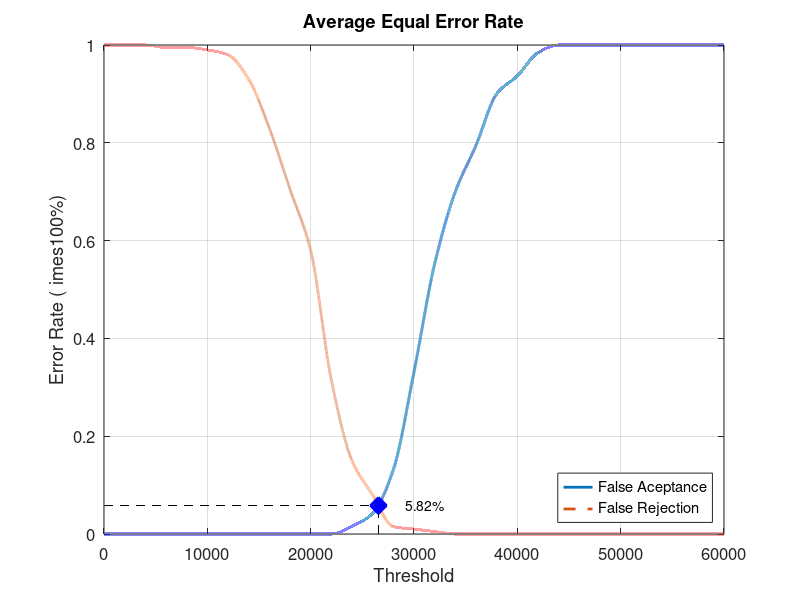
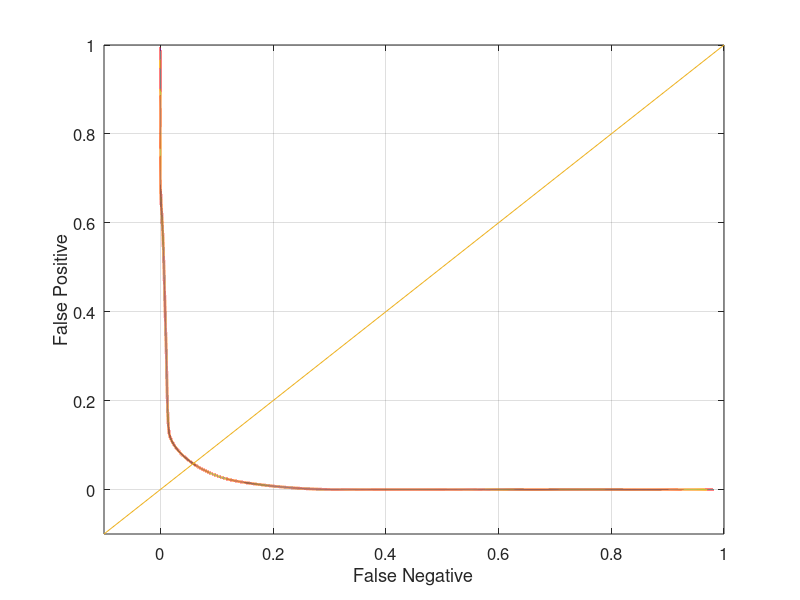

Source code (MATLAB) for these figures, in order:
close all;
clear;
clc;
x = 0:2000:60000;
xq = 0:0.5:60000;

y0 = [0 0 0 0 0 0 0 0 0 0 0 0 0.0157895 0.0421053 0.131579 0.331579 0.552632 0.7 0.794737 0.9 0.936842 0.984211 1 1 1 1 1 1 1 1 1]
yy0 = interp1(x, y0, xq, 'pchip');
y1 = [1 1 1 0.995 0.995 0.99 0.98 0.93 0.83 0.705 0.58 0.315 0.15 0.08 0.015 0.01 0.005 0 0 0 0 0 0 0 0 0 0 0 0 0 0]
yy1 = interp1(x, y1, xq, 'pchip');

% Calculating EER: 
y2 = abs(y0 - y1);
find(y2 == min(y2))
yy2 = abs(yy0 - yy1);
xEER = find(yy2 == min(yy2));
xEERIndex = xq(xEER) % X-axis EER
yEER = yy0(xEER) % Y-axis EER

main = figure
plot(xq, yy0,'-','LineWidth', 2);	hold on
plot(xq, yy1,'--','LineWidth', 2);	hold on
plot([xEERIndex xEERIndex], [0 yEER], 'k--');	hold on
plot([0 xEERIndex], [yEER yEER], 'k--');	hold on
plot(xEERIndex, yEER, 'bx', 'LineWidth', 10);	hold on
text(xEERIndex + 10 * xEERIndex / 100, yEER, [num2str(round((10000 * yEER)) / 100) '%'])
legend('False Aceptance', 'False Rejection', 'Location', 'SouthEast')
xlabel('Threshold')
ylabel('Error Rate (	imes100%)')
title('Average Equal Error Rate')
set(gca, 'FontSize', 12)
axis([0 60000 0 1])
grid on

print(main, 'Database4_1Main', '-dpng');
FNRxFPR = figure('Color', [1 1 1]);
plot(yy1, yy0, '-', yy1, yy0, 'LineWidth', 2);
hold on
y = -0.1:0.1:1
plot(y, y); 
set(gca, 'FontSize', 12)
xlabel('False Negative')
ylabel('False Positive')
axis([-0.1 1 -0.1 1])
set(gca, 'FontSize', 12)
grid on

print(FNRxFPR, 'Database4_1FNRxFPR','-dpng');
